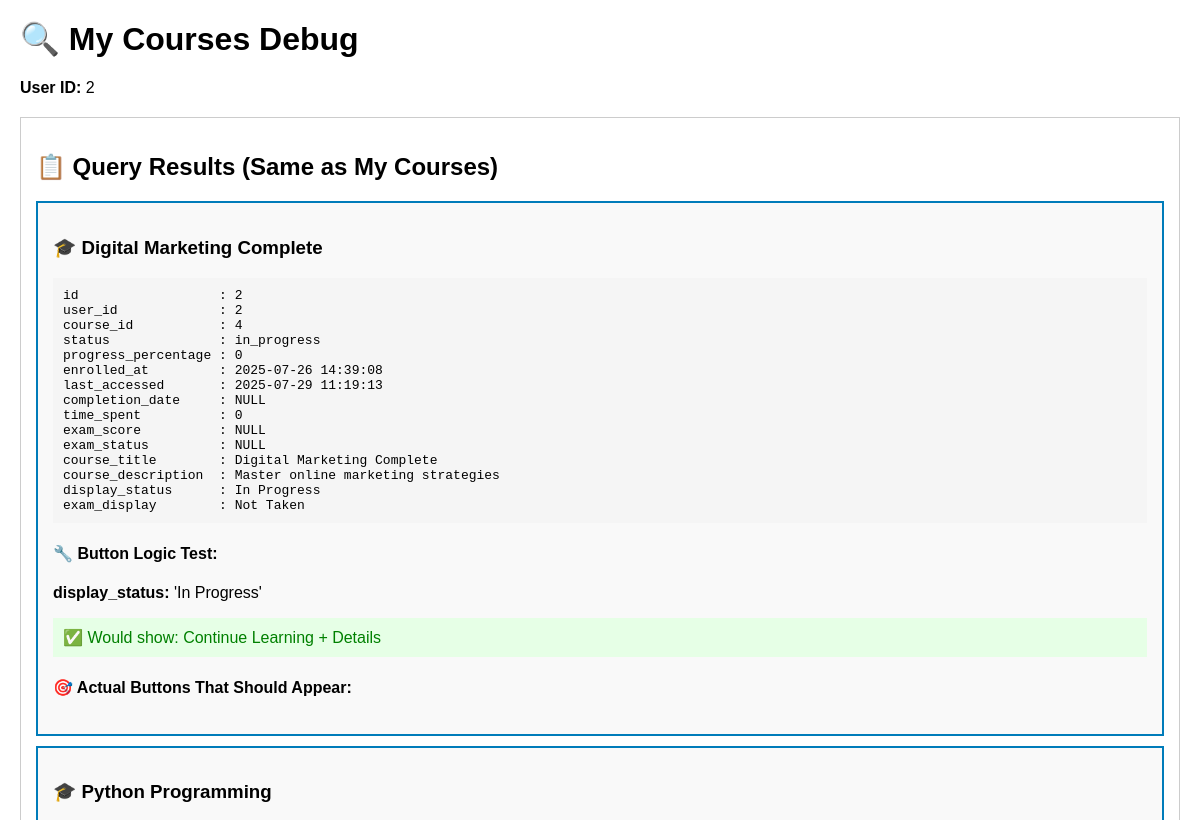
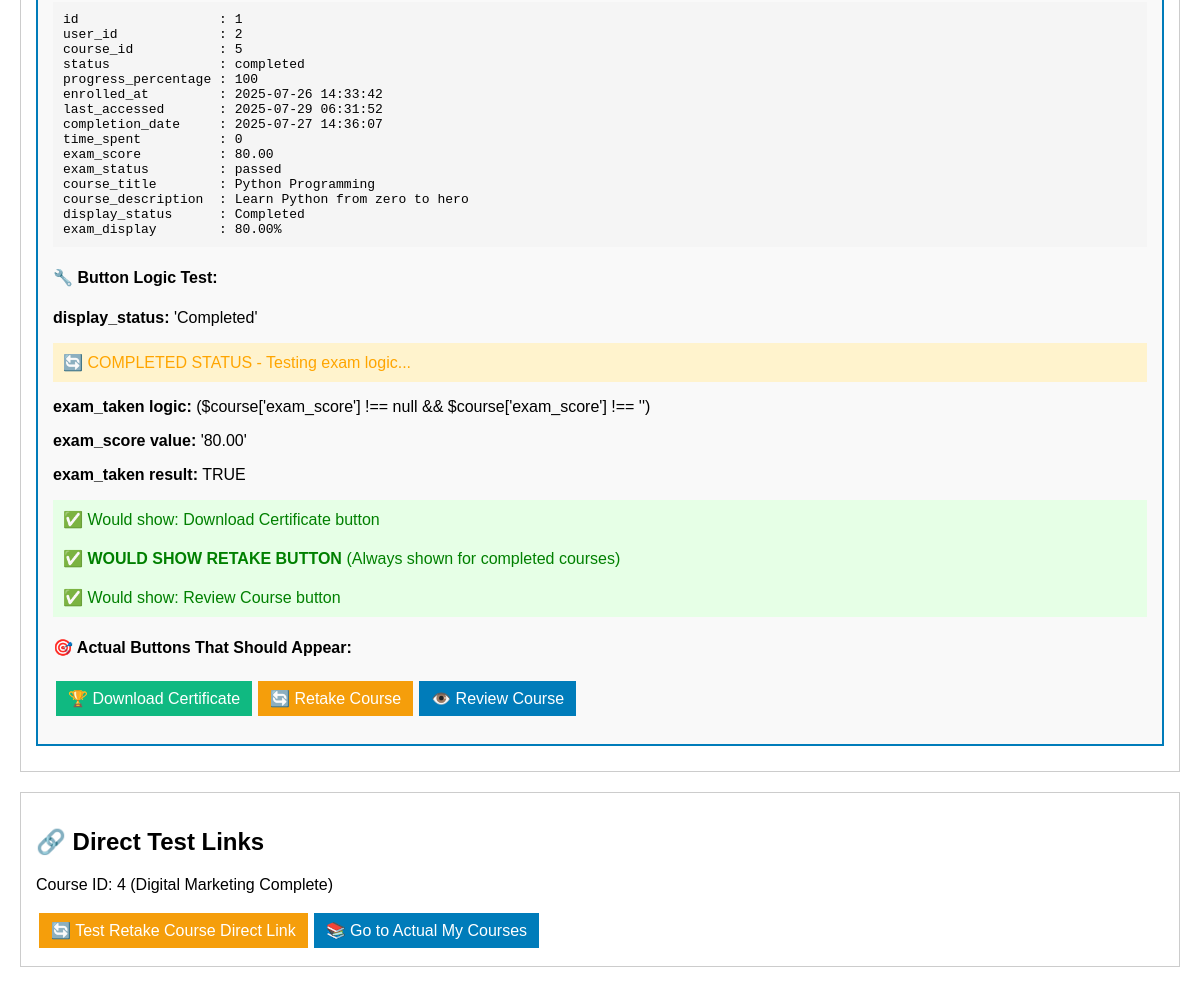
Page /my-courses-debug.php (signed in) on the committed database (2 pictures, top to bottom).
### tables this page shows
CREATE TABLE `course_enrollments` (
  `id` int(11) NOT NULL,
  `user_id` int(11) NOT NULL,
  `course_id` int(11) NOT NULL,
  `status` enum('in_progress','completed','failed','dropped') DEFAULT 'in_progress',
  `progress_percentage` int(11) DEFAULT 0,
  `enrolled_at` datetime DEFAULT current_timestamp(),
  `last_accessed` datetime DEFAULT NULL,
  `completion_date` datetime DEFAULT NULL,
  `time_spent` int(11) DEFAULT 0,
  `exam_score` decimal(5,2) DEFAULT NULL,
  `exam_status` varchar(20) DEFAULT NULL
);

CREATE TABLE `course_list` (
  `id` int(11) NOT NULL,
  `teacher_id` int(11) DEFAULT 1,
  `category_id` int(11) DEFAULT 1,
  `title` varchar(200) NOT NULL,
  `description` text DEFAULT NULL,
  `price` decimal(10,2) DEFAULT 0.00,
  `duration_hours` int(11) DEFAULT 0,
  `level` enum('beginner','intermediate','advanced') DEFAULT 'beginner',
  `thumbnail` varchar(255) DEFAULT NULL,
  `status` varchar(20) DEFAULT 'active',
  `created_at` timestamp NOT NULL DEFAULT current_timestamp(),
  `curriculum` text DEFAULT NULL,
  `overview` text DEFAULT NULL
);

### my-courses-debug.php (the view, shortened to what this page needs)
<?php
$user_id = $_SESSION['user_id'];
try {
    $pdo = getDbConnection();
    echo "<h1>🔍 My Courses Debug</h1>";
    echo "<p><strong>User ID:</strong> $user_id</p>";
    $query = "
        SELECT
            e.*,
            cl.title as course_title,
            cl.description as course_description,
            CASE
                WHEN e.status = 'in_progress' AND e.progress_percentage < 100 THEN 'In Progress'
                WHEN e.status = 'completed' OR e.progress_percentage = 100 THEN 'Completed'
                WHEN e.status = 'failed' THEN 'Failed'
                WHEN e.status = 'dropped' THEN 'Dropped'
                ELSE 'Not Started'
            END as display_status,
            CASE
                WHEN e.exam_score IS NOT NULL AND e.exam_score != '' THEN CONCAT(e.exam_score, '%')
                ELSE 'Not Taken'
            END as exam_display
        FROM course_enrollments e
        LEFT JOIN course_list cl ON e.course_id = cl.id
        WHERE e.user_id = ?
        ORDER BY e.enrolled_at DESC
    ";
    $stmt = $pdo->prepare($query);
    $stmt->execute([$user_id]);
    $enrolled_courses = $stmt->fetchAll(PDO::FETCH_ASSOC);
    echo "<div class='section'>";
    echo "<h2>📋 Query Results (Same as My Courses)</h2>";
    if (empty($enrolled_courses)) {
        echo "<div class='error'>❌ No courses found!</div>";
    } else {
        foreach ($enrolled_courses as $course) {
            echo "<div class='course-box'>";
            echo "<h3>🎓 " . htmlspecialchars($course['course_title']) . "</h3>";
            echo "<pre>";
            foreach ($course as $key => $value) {
                echo sprintf("%-20s: %s\n", $key, $value ?? 'NULL');
            }
            echo "</pre>";
            echo "<h4>🔧 Button Logic Test:</h4>";
            $display_status = $course['display_status'];
            echo "<p><strong>display_status:</strong> '$display_status'</p>";
            if ($display_status === 'In Progress' || $display_status === 'Not Started') {
                echo "<div class='success'>✅ Would show: Continue Learning + Details</div>";
            } elseif ($display_status === 'Completed') {
                echo "<div class='warning'>🔄 COMPLETED STATUS - Testing exam logic...</div>";
                $exam_taken = ($course['exam_score'] !== null && $course['exam_score'] !== '');
                echo "<p><strong>exam_taken logic:</strong> (\$course['exam_score'] !== null && \$course['exam_score'] !== '')</p>";
                echo "<p><strong>exam_score value:</strong> '" . ($course['exam_score'] ?? 'NULL') . "'</p>";
                echo "<p><strong>exam_taken result:</strong> " . ($exam_taken ? 'TRUE' : 'FALSE') . "</p>";
                if (!$exam_taken) {
                    echo "<div class='success'>✅ Would show: Take Final Exam button</div>";
                } elseif ($course['exam_status'] === 'passed') {
                    echo "<div class='success'>✅ Would show: Download Certificate button</div>";
                } else {
                    echo "<div class='warning'>⚠️ Exam taken but not passed</div>";
                }
                echo "<div class='success'><strong>✅ WOULD SHOW RETAKE BUTTON</strong> (Always shown for completed courses)</div>";
                echo "<div class='success'>✅ Would show: Review Course button</div>";
            } elseif ($display_status === 'Failed') {
                echo "<div class='error'>❌ FAILED STATUS</div>";
                echo "<div class='success'>✅ Would show: Retake Course + Review Course</div>";
            } else {
                echo "<div class='warning'>⚠️ OTHER STATUS</div>";
                echo "<div class='success'>✅ Would show: Start Learning + Details</div>";
            }
            echo "<h4>🎯 Actual Buttons That Should Appear:</h4>";
            echo "<div style='margin: 10px 0;'>";
            if ($display_status === 'Completed') {
                $exam_taken = ($course['exam_score'] !== null && $course['exam_score'] !== '');
                if (!$exam_taken) {
                    echo "<a href='exam.php?course_id=" . $course['course_id'] . "' class='btn'>📝 Take Final Exam</a>";
                } elseif ($course['exam_status'] === 'passed') {
                    echo "<a href='certificate.php?course_id=" . $course['course_id'] . "' class='btn btn-success'>🏆 Download Certificate</a>";
                }
                echo "<a href='retake-course.php?course_id=" . $course['course_id'] . "' class='btn btn-warning'>🔄 Retake Course</a>";
                echo "<a href='course-viewer.php?id=" . $course['course_id'] . "' class='btn'>👁️ Review Course</a>";
            }
            echo "</div>";
            echo "</div>";
        }
    }
    echo "</div>";
    if (!empty($enrolled_courses)) {
        $first_course = $enrolled_courses[0];
        echo "<div class='section'>";
        echo "<h2>🔗 Direct Test Links</h2>";
        echo "<p>Course ID: " . $first_course['course_id'] . " (" . $first_course['course_title'] . ")</p>";
        echo "<a href='retake-course.php?course_id=" . $first_course['course_id'] . "' class='btn btn-warning'>🔄 Test Retake Course Direct Link</a>";
        echo "<a href='my-courses.php' class='btn'>📚 Go to Actual My Courses</a>";
        echo "</div>";
    }
} catch (Exception $e) {
    echo "<div class='error'>💥 Error: " . $e->getMessage() . "</div>";
}
?>

### my-courses-debug.php (style rules this page uses)
.section { margin: 20px 0; padding: 15px; border: 1px solid #ccc; }
.course-box { border: 2px solid #007cba; padding: 15px; margin: 10px 0; background: #f9f9f9; }
.success { color: green; background: #e6ffe6; padding: 10px; }
.warning { color: orange; background: #fff3cd; padding: 10px; }
.btn { padding: 8px 12px; margin: 3px; background: #007cba; color: white; border: none; cursor: pointer; text-decoration: none; display: inline-block; }
.btn-warning { background: #f59e0b; }
.btn-success { background: #10b981; }
pre { background: #f5f5f5; padding: 10px; overflow-x: auto; }

### rows in the picture
course_enrollments: course_list.title "Digital Marketing Complete", key "id", id "2", key "user_id", user "2", key "course_id", course "4", key "status", status "in_progress", key "progress_percentage", progress_percentage "0", key "enrolled_at", enrolled_at "2025-07-26 14:39:08", key "last_accessed", last_accessed "2025-07-29 11:19:13", key "completion_date", completion_date "NULL", key "time_spent", time_spent "0", key "exam_score", exam_score "NULL", key "exam_status", exam_status "NULL", key "course_title", key "course_description", course_list.description "Master online marketing strategies", key "display_status", value "In Progress", key "exam_display", value "Not Taken", display_status "In Progress", shows "✅ Would show: Continue Learning + Details"
course_enrollments: course_list.title "Python Programming", key "id", id "1", key "user_id", user "2", key "course_id", course "5", key "status", status "completed", key "progress_percentage", progress_percentage "100", key "enrolled_at", enrolled_at "2025-07-26 14:33:42", key "last_accessed", last_accessed "2025-07-29 06:31:52", key "completion_date", completion_date "2025-07-27 14:36:07", key "time_spent", time_spent "0", key "exam_score", exam_score "80.00", key "exam_status", exam_status "passed", key "course_title", key "course_description", course_list.description "Learn Python from zero to hero", key "display_status", value "Completed", key "exam_display", value "80.00%", display_status "Completed", shows "TRUE", shows "✅ Would show: Download Certificate button"
course_list: title "Digital Marketing Complete"

### other values in the picture
$user_id "2"
